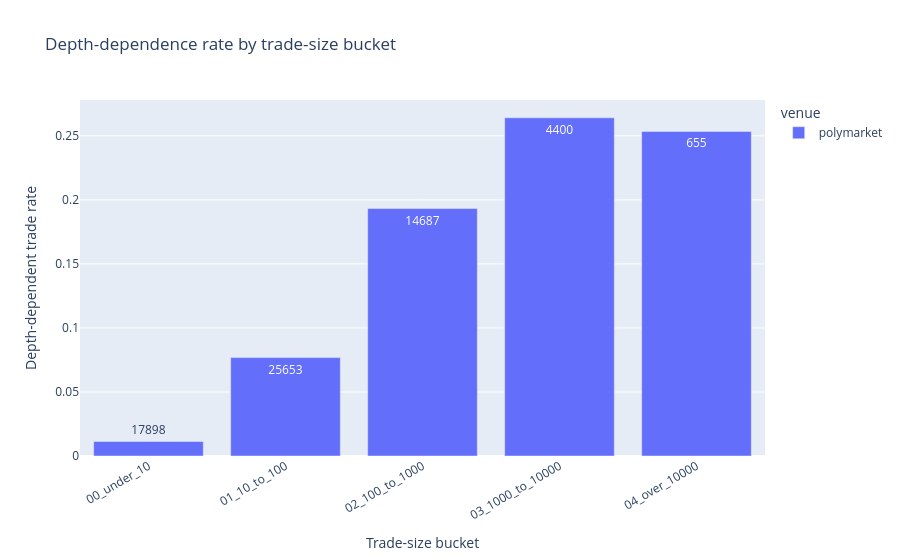

Notebook code for this chart:
### Markdown cell above
### 6.3 How does depth-dependence correlate with trade size?

Bucket fresh trades by size and compute the depth-dependence rate in each bucket. This identifies where level-1-only simulation starts to understate fills materially.

### Code cell
size_buckets = con.sql("""
    SELECT
        venue,
        CASE
            WHEN trade_size < 10 THEN '00_under_10'
            WHEN trade_size < 100 THEN '01_10_to_100'
            WHEN trade_size < 1000 THEN '02_100_to_1000'
            WHEN trade_size < 10000 THEN '03_1000_to_10000'
            ELSE '04_over_10000'
        END AS size_bucket,
        COUNT(*) AS trades,
        SUM(depth_required) AS depth_trades,
        SUM(depth_required)::DOUBLE / COUNT(*) AS depth_rate
    FROM depth_trade_classified
    WHERE level_1_size IS NOT NULL
    GROUP BY venue, size_bucket
    ORDER BY venue, size_bucket
""").fetchdf()

display(size_buckets)

if len(size_buckets) == 0:
    print("No fresh trades with level-1 size available for size-bucket analysis.")
else:
    fig = px.bar(
        size_buckets,
        x="size_bucket",
        y="depth_rate",
        color="venue",
        barmode="group",
        text="trades",
        title="Depth-dependence rate by trade-size bucket",
        labels={
            "size_bucket": "Trade-size bucket",
            "depth_rate": "Depth-dependent trade rate",
            "trades": "Trades",
        },
    )
    fig.update_layout(xaxis_tickangle=-30)
    fig.show()

### Figure 1 — Plotly figure (JSON) as saved in the notebook; plotly's stock layout.template omitted (floating-point values rounded to 4 significant figures)
{"data": [{"alignmentgroup": "True", "hovertemplate": "venue=polymarket<br>Trade-size bucket=%{x}<br>Depth-dependent trade rate=%{y}<br>Trades=%{text}<extra></extra>", "legendgroup": "polymarket", "marker": {"color": "#636efa", "pattern": {"shape": ""}}, "name": "polymarket", "offsetgroup": "polymarket", "orientation": "v", "showlegend": true, "text": [17900.0, 25650.0, 14690.0, 4400.0, 655.0], "textposition": "auto", "x": ["00_under_10", "01_10_to_100", "02_100_to_1000", "03_1000_to_10000", "04_over_10000"], "xaxis": "x", "y": [0.01134, 0.07683, 0.1932, 0.2641, 0.2534], "yaxis": "y", "type": "bar"}], "layout": {"xaxis": {"anchor": "y", "domain": [0.0, 1.0], "title": {"text": "Trade-size bucket"}, "tickangle": -30}, "yaxis": {"anchor": "x", "domain": [0.0, 1.0], "title": {"text": "Depth-dependent trade rate"}}, "legend": {"title": {"text": "venue"}, "tracegroupgap": 0}, "title": {"text": "Depth-dependence rate by trade-size bucket"}, "barmode": "group"}}
